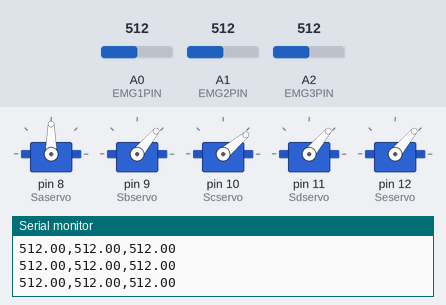
This sketch was run on a simulated Arduino Uno, built with avr-gcc and run on an emulated ATmega328P. Parts: 5 × servo, the last lines printed to the serial monitor. The inputs (shaded band) are chosen by the test bench; at power-on: A0 (EMG1PIN) = 512, A2 (EMG3PIN) = 512, A1 (EMG2PIN) = 512.

Above: at 1.2 s.
1.3 s: A0 (EMG1PIN) set to 6
2.8 s: A0 (EMG1PIN) set to 3
At 3.3 s:
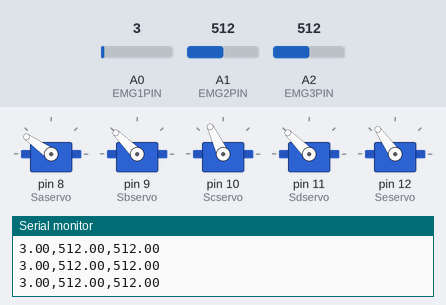
4.3 s: A2 (EMG3PIN) set to 109
7.3 s: A2 (EMG3PIN) set to 93
10.3 s: A0 (EMG1PIN) set to 29
At 11.3 s:
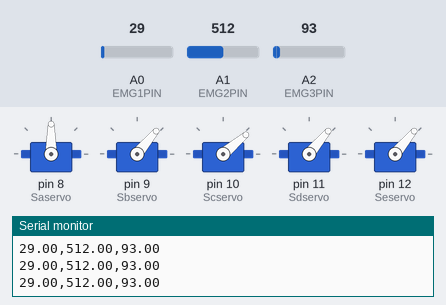
11.8 s: A0 (EMG1PIN) set to 0
At 12.2 s:
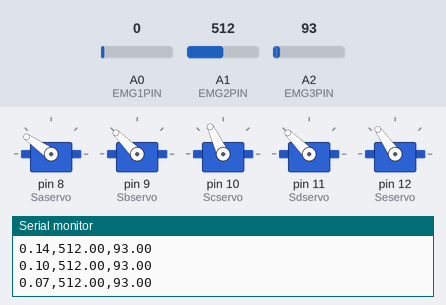
Timing chart, 0 to 14.4 s (numbered marks = the images above; inputs shaded):
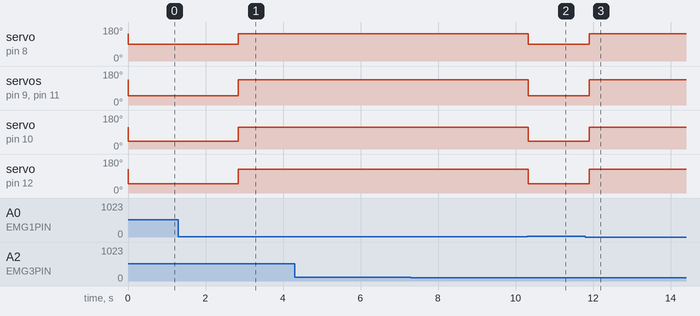

Measured:
- the behaviour switches between 5 and 4 on A0 (EMG1PIN) (found by bisection; images 0 and 1)
- after the input at 2.8 s, servo on pin 8 (Saservo): 90° → 145° at once; servo on pin 9 (Sbservo), servo on pin 11 (Sdservo): 50° → 135° at once; servo on pin 10 (Scservo): 40° → 115° at once; servo on pin 12 (Seservo): 50° → 125° at once
- after the input at 10.3 s, servo on pin 8 (Saservo): 145° → 90° at once; servo on pin 9 (Sbservo), servo on pin 11 (Sdservo): 135° → 50° at once; servo on pin 10 (Scservo): 115° → 40° at once; servo on pin 12 (Seservo): 125° → 50° at once
- after the input at 11.8 s, servo on pin 8 (Saservo): 90° → 145° after 0.10 s; servo on pin 9 (Sbservo), servo on pin 11 (Sdservo): 50° → 135° after 0.10 s; servo on pin 10 (Scservo): 40° → 115° after 0.10 s; servo on pin 12 (Seservo): 50° → 125° after 0.10 s

The sketch:

EMGnouveau.ino
```cpp
#include <Servo.h>

Servo Saservo;
Servo Sbservo;
Servo Scservo;
Servo Sdservo;
Servo Seservo;

int Sa = 90;  // default Position
int Sb = 50;  //
int Sc = 40;  //
int Sd = 50;  //
int Se = 50;  //

int cst = 15;
int fSa = 160-cst;  // default Position
int fSb = 150-cst;  //
int fSc = 130-cst;  //
int fSd = 150-cst;  //
int fSe = 140-cst;  //

float EMG_1[2];
float EMG_2[2];
float EMG_3[2];

const int EMG1PIN = A0;
const int EMG2PIN = A1;
const int EMG3PIN = A2;

float alpha_low = 0.05;    //initialization of alpha (cutoff-frequency)
float alpha_high = 0.4;    //initialization of alpha
float a_low = 0.3;

float EMG_prime_low = 0;        //initialization of EMA S
float EMG_prime_high = 0;

int highpass = 0;
int bandpass = 0;
int bandstop = 0;

long previousTime = 0;
long timeIndex = 0;
int flag = 0;


void setup() {
Serial.begin(9600);
//EMG_prime_low = (float)analogRead(A1);
//EMG_prime_high = analogRead(A1);
EMG_1[1] = (float)analogRead(EMG1PIN);
EMG_2[1] = (float)analogRead(EMG2PIN);
EMG_3[1] = (float)analogRead(EMG3PIN);

  Saservo.attach(8);   //thumb servo
  Sbservo.attach(9);   //little finger servo
  Scservo.attach(10);  //ring finger servo
  Sdservo.attach(11);  //middle finger servo
  Seservo.attach(12);  //index finger servo

  Saservo.write(fSa);   //thumb
  Sbservo.write(fSb);   //little finger
  Scservo.write(fSc);   //ring finger
  Sdservo.write(fSd);   //middle finger
  Seservo.write(fSe);   //index finger
}

void loop() {
EMG_1[0] = (float)analogRead(EMG1PIN);
EMG_2[0] = (float)analogRead(EMG2PIN);
EMG_3[0] = (float)analogRead(EMG3PIN);

filtrePassBas(EMG_1);
filtrePassBas(EMG_2);
filtrePassBas(EMG_3);
//EMG_prime_low = (alpha_low*EMG_1) + ((1-alpha_low)*EMG_prime_low);  //run the EMA
//EMG_prime_high = (alpha_high*EMG_1) + ((1-alpha_high)*EMG_prime_high);
//highpass = EMG_1 - EMG_prime;
//bandpass = EMG_prime_high - EMG_prime_low;
//bandstop = EMG_1 - bandpass;

Serial.print(EMG_1[1]);
Serial.print(",");
Serial.print (EMG_2[1]);
Serial.print(",");
Serial.println(EMG_3[1]);
delay(1);

bougerMain(EMG_1[1], 5);//, Sbservo, Sb, fSb);
/*bougerDoigt(EMG_1[1], 50, Scservo, Sc, fSc);
bougerDoigt(EMG_1[1], 50, Sdservo, Sd, fSd);
bougerDoigt(EMG_1[1], 50, Seservo, Se, fSe);
bougerDoigt(EMG_1[1], 50, Saservo, Sa, fSa);*/
if (flag == 0 && millis() - previousTime > 500) // middle
{
bougerDoigt(EMG_3[1], 19, 100, Sdservo, Sd, fSd);
if (EMG_3[1] > 19){
timeIndex = millis();}
}

if (flag == 0 && millis() - previousTime > 500 && EMG_3[1] < 19 && millis()-timeIndex > 500) // index
{
bougerDoigt(EMG_2[1], 380, 1000, Seservo, Se, fSe);
}

if (flag == 0 && millis() - previousTime > 500) //little finger (Sb) and ring finger (Sc) "are the same"
{
//bougerDoigt(EMG_1[1], 500, Scservo, Sc, fSc);
//bougerDoigt(EMG_2[1], 60, Seservo, Se, fSe);
bougerDoigt(EMG_3[1], 200,300, Sbservo, Sb, fSb);
bougerDoigt(EMG_3[1], 200,300, Scservo, Sc, fSc);
}

}

void filtrePassBas(float EMG[])
{
  EMG[1] = a_low*EMG[0] + (1 - a_low)*EMG[1];

  // EMG[1] = (alpha_low * (EMG[0])) + (EMG[1])*(1-alpha_low);  //run the EMA
  // EMG[2] = (alpha_high*EMG[0]) + ((1-alpha_high) * EMG[2]);
}


/*
This function will control the extension of a given finger depending on the value received by
the EMG. If the value is higher than a certain threshold, the chosen finger will move proprtionally
to the amplitude of the EMG. Maximum EMG will give full extension, while minimum EMG will give
minimal movement.
*/
void bougerDoigt(float valueEMG, int thresholdmin, int thresholdmax, Servo finger, int valMin, int valMax)
{
  if(valueEMG > thresholdmin && valueEMG < thresholdmax)
  {

   // if probeme, replace with: finger.write(valMax);
   finger.write(valMin);
   flag = 1;
   // finger.write(map((int)(valueEMG), threshold, 1023, valMin, valMax)); // pt mettre le 1023 plus bas
  }
  else
  {
    finger.write(valMax);
    flag = 0;
  }
}

void bougerMain(float valueEMG, int threshold)
{
  if((valueEMG > threshold))
  {
   // if probeme, replace with: finger.write(valMax);
   previousTime = millis();
   flag = 1;
   Sbservo.write(Sb);
   Saservo.write(Sa);
   Scservo.write(Sc);
   Sdservo.write(Sd);
   Seservo.write(Se);

   // finger.write(map((int)(valueEMG), threshold, 1023, valMin, valMax)); // pt mettre le 1023 plus bas
  }
  else
  {
   flag = 0;
   Sbservo.write(fSb);
   Saservo.write(fSa);
   Scservo.write(fSc);
   Sdservo.write(fSd);
   Seservo.write(fSe);

  }
}

/*
This function is similar to the previous one. However, it will need to signals to determine if a
finger needs to be moved. This function helps with fingers with lower EMGs and compensate for
the lack of EMG devices (3 devices for 5 fingers).
*/

  void bougerDoigt2(float valueEMG, float valueEMG2, int threshold, Servo finger, int valMax, int valMin)
{
  if(valueEMG > threshold && valueEMG2 >threshold)
  {
   finger.write(map((int)(valueEMG), threshold, 1023, valMin, valMax)); // pt mettre le 1023 plus bas
  }
  else
  {
    finger.write(valMin);
  }
}
```
